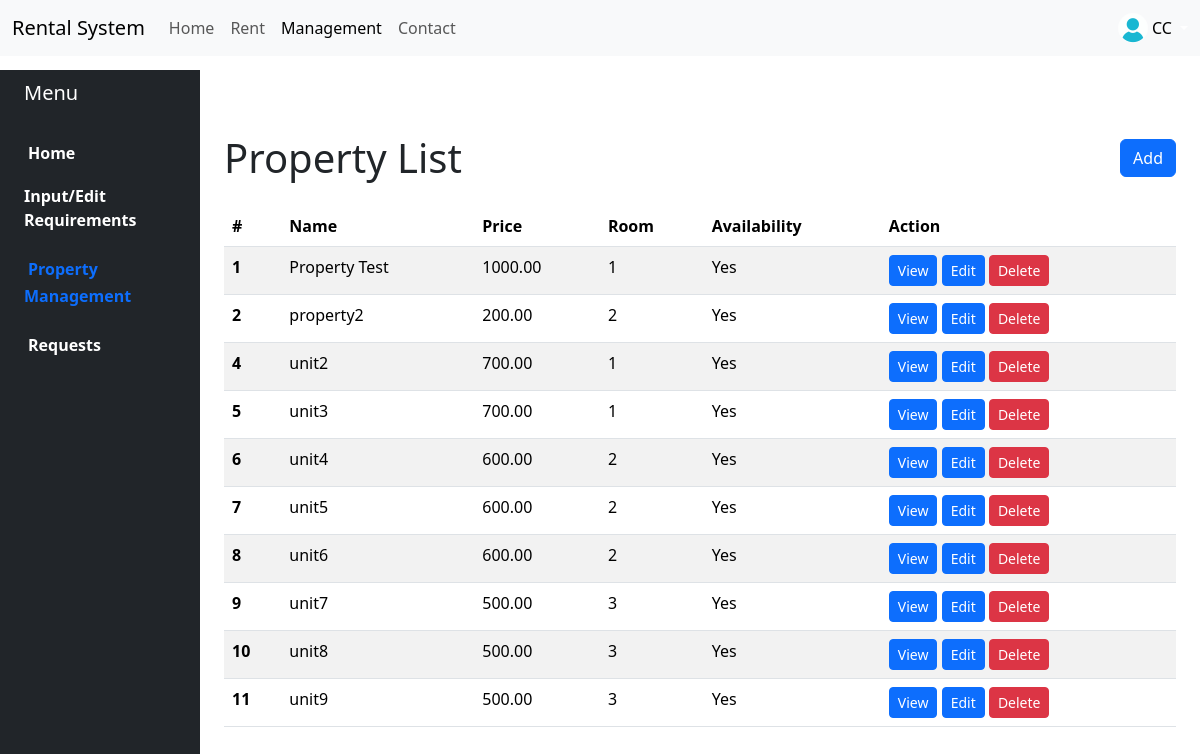
/database_ll (signed in), run on the app's committed database.
### app.py (models this page shows, shortened)
class User(UserMixin, db.Model):
    id = db.Column(db.Integer, primary_key=True)
    firstname = db.Column(db.String(150), nullable=False)
    lastname = db.Column(db.String(150), nullable=False)
    email = db.Column(db.String(150), unique=True, nullable=False)
    password = db.Column(db.String(150), nullable=False)
    user_type = db.Column(db.Enum('user', 'landlord', 'admin'), nullable=False, default='user')
    is_approved = db.Column(db.Boolean, default=True, nullable=False)
    image_file = db.Column(db.String(20), nullable=False, default='default.jpg')
    requests = db.relationship('Request', backref='user', lazy=True)
    properties = db.relationship('Property', backref='owner', lazy=True)

class Property(db.Model):
    id = db.Column(db.Integer, primary_key=True)
    name = db.Column(db.String(150), nullable=False)
    price = db.Column(db.Numeric(10, 2), nullable=False)
    availability = db.Column(db.Boolean, default=True, nullable=False)
    room_count = db.Column(db.Integer, nullable=False)
    image_url = db.Column(db.String(255), nullable=True, default='defaultH.png')
    detail = db.Column(db.Text, nullable=True)
    owner_id = db.Column(db.Integer, db.ForeignKey('user.id'), nullable=False)
    created_at = db.Column(db.DateTime, default=datetime.utcnow)
    __table_args__ = (CheckConstraint('room_count IN (1, 2, 3)'),)

### app.py (the view)
@app.route("/database_ll", methods=['GET', 'POST'])
@login_required
def database_ll():
    properties = Property.query.all()
    return render_template('database_ll.html', properties=properties)

### app.py (called while the page is built)
@login_manager.user_loader
def load_user(user_id):
    return db.session.get(User, int(user_id))

### templates/database_ll.html (shortened to what this page needs)
<!DOCTYPE html>
<html>
    <head>
        <link href="https://cdn.jsdelivr.net/npm/bootstrap@5.3.2/dist/css/bootstrap.min.css" rel="stylesheet">
        <link rel="stylesheet" type="text/css" href="{{ url_for('static', filename='style.css') }}">
    </head>
    <body>
        {% include 'navbar.html' %}
        <div class="container-fluid">
            <div class="row flex-nowrap">
                <div class="col-auto col-md-3 col-xl-2 px-sm-2 px-0 bg-dark">
                    <div class="d-flex flex-column align-items-center align-items-sm-start px-3 pt-2 text-white min-vh-100">
                        <a href="/" class="d-flex align-items-center pb-3 mb-md-0 me-md-auto text-white text-decoration-none">
                            <span class="fs-5 d-none d-sm-inline">Menu</span>
                        </a>
                        <ul class="nav nav-pills flex-column mb-sm-auto mb-0 align-items-center align-items-sm-start" id="menu">
                            <li class="nav-item">
                                <a href="{{ url_for('landlord_dashboard') }}" class="nav-link align-middle px-0 dashmenu">
                                     <span class="ms-1 d-none d-sm-inline">Home</span>
                                </a>
                            </li>
                            <li class="w-100">
                                <a href="{{ url_for('preference_ll') }}" class="nav-link px-0 dashmenu"> <span class="d-none d-sm-inline">Input/Edit Requirements</span></a>
                            </li>
                            <li>
                                <a href="{{ url_for('database_ll') }}" class="nav-link px-0 align-middle dashactive">
                                     <span class="ms-1 d-none d-sm-inline">Property Management</span> </a>
                            </li>
                            <li>
                                <a href="{{ url_for('request_ll') }}" class="nav-link px-0 align-middle dashmenu">
                                     <span class="ms-1 d-none d-sm-inline">Requests</span> </a>
                            </li>
                        </ul>
                    </div>
                </div>
                <div class="col py-3">
                    <div class="container mt-5">
                        <div class="d-flex justify-content-between align-items-center mb-4">
                            <h1 class="mb-0">Property List</h1>
                            <button class="btn btn-primary" data-bs-toggle="modal" data-bs-target="#addPropertyModal">Add</button>
                        </div>
                        <table class="table table-striped">
                            <thead>
                                <tr>
                                    <th scope="col">#</th>
                                    <th scope="col">Name</th>
                                    <th scope="col">Price</th>
                                    <th scope="col">Room</th>
                                    <th scope="col">Availability</th>
                                    <th scope="col">Action</th>
                                </tr>
                            </thead>
                            <tbody>
                                {% for property in properties %}
                                    <tr>
                                        <th scope="row">{{ property.id }}</th>
                                        <td>{{ property.name }}</td>
                                        <td>{{ property.price }}</td>
                                        <td>{{ property.room_count }}</td>
                                        <td>{{ 'Yes' if property.availability else 'No' }}</td>
                                        <td>
                                            <a href="#" class="btn btn-primary btn-sm" data-bs-toggle="modal" data-bs-target="#modal{{ property.id }}">View</a>
                                            <a href="#" class="btn btn-primary btn-sm" data-bs-toggle="modal" data-bs-target="#modalEdit{{ property.id }}">Edit</a>
                                            <a href="{{ url_for('delete_property', property_id=property.id) }}" class="btn btn-danger btn-sm">Delete</a>
                                        </td>
                                    </tr>
                                {% endfor %}
                            </tbody>
                        </table>
                    </div>
                </div>
            </div>
        </div>
    </body>
</html>

### templates/navbar.html (shortened to what this page needs)
<nav class="navbar navbar-expand-lg navbar-light bg-light fixed-top">
        <div class="container-fluid">
            <a class="navbar-brand" href="{{ url_for('index') }}">Rental System</a>
            <div class="collapse navbar-collapse" id="navbarNav">
                <ul class="navbar-nav">
                    <li class="nav-item">
                        <a class="nav-link {% if request.path == url_for('index') %} active {% endif %}" aria-current="page" href="{{ url_for('index') }}">Home</a>
                    </li>
                    <li class="nav-item">
                        <a class="nav-link {% if request.path == url_for('rent') %} active {% endif %}" href="{{ url_for('rent') }}">Rent</a>
                    </li>
                    <li class="nav-item">
                        <a class="nav-link {% if request.endpoint != 'index' and request.endpoint != 'rent' and request.endpoint != 'contact' %} active {% endif %}"
                        href="
                        {% if current_user.user_type == 'admin' %}
                            {{ url_for('admin_dashboard') }}
                        {% elif current_user.user_type == 'landlord' %}
                            {{ url_for('landlord_dashboard') }}
                        {% else %}
                            {{ url_for('user_dashboard') }}
                        {% endif %}">Management</a>
                    </li>
                    <li class="nav-item">
                        <a class="nav-link {% if request.path == url_for('contact') %} active {% endif %}" href="{{ url_for('contact') }}">Contact</a>
                    </li>
                </ul>
                <ul class="navbar-nav ms-auto">
                    {% if current_user.is_authenticated %}
                    <div class="dropdown d-flex justify-content-end">
                        <a href="#" class="d-flex align-items-center text-white text-decoration-none dropdown-toggle" id="dropdownUser1" data-bs-toggle="dropdown" aria-expanded="false">
                            <img src="{{ url_for('static', filename=current_user.image_file) }}" alt="user_image" width="30" height="30" class="rounded-circle">
                            <span class="d-none d-sm-inline mx-1" style="color: black;">{{ current_user.firstname }}</span>
                        </a>
                    </div>
                    {% endif %}
                </ul>
            </div>
        </div>
</nav>

### static/style.css (style rules this page uses)
body { padding-top: 70px; }
.dashmenu { color: white; font-weight: bold; }
.dashactive { font-weight: bold; }

### data on the page
User: image_file (placeholder picture), firstname "CC"
Property: id "1", name "Property Test", price "1000.00", room_count "1", availability "Yes"
Property: id "2", name "property2", price "200.00", room_count "2", availability "Yes"
Property: id "4", name "unit2", price "700.00", room_count "1", availability "Yes"
Property: id "5", name "unit3", price "700.00", room_count "1", availability "Yes"
Property: id "6", name "unit4", price "600.00", room_count "2", availability "Yes"
Property: id "7", name "unit5", price "600.00", room_count "2", availability "Yes"
Property: id "8", name "unit6", price "600.00", room_count "2", availability "Yes"
Property: id "9", name "unit7", price "500.00", room_count "3", availability "Yes"
Property: id "10", name "unit8", price "500.00", room_count "3", availability "Yes"
Property: id "11", name "unit9", price "500.00", room_count "3", availability "Yes"
